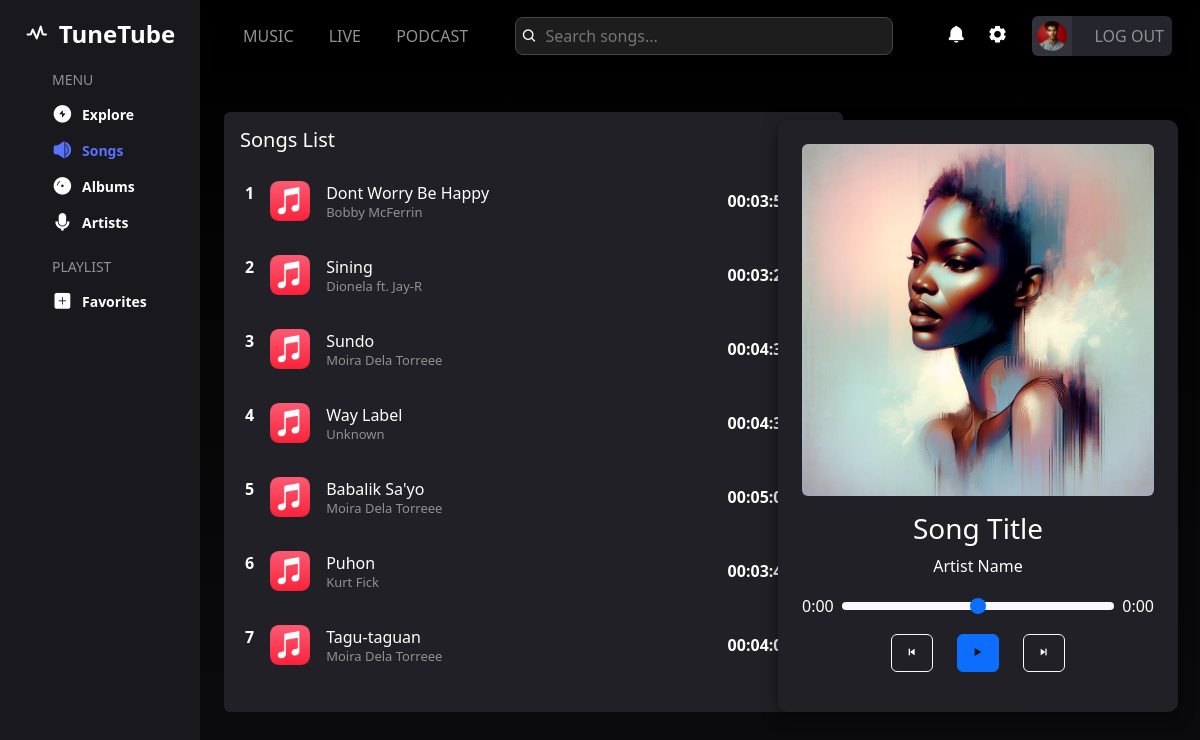
The app's page /songs.php (signed in) with its own data.
### tables this page shows
CREATE TABLE `songs` (
  `SongID` int(100) NOT NULL,
  `Title` varchar(200) NOT NULL,
  `Duration` time DEFAULT NULL,
  `FilePath` varchar(200) NOT NULL,
  `AlbumID` int(100) DEFAULT NULL,
  `ArtistID` int(100) DEFAULT NULL
);

CREATE TABLE `artists` (
  `ArtistID` int(100) NOT NULL,
  `Name` varchar(200) NOT NULL,
  `Genre` varchar(100) DEFAULT NULL
);

### database/fetch-songs.php (the view, shortened to what this page needs)
<?php
$server_name = "localhost";
$db_username = "root";
$db_password = "";
$db_name = "tunetube";
$connection = mysqli_connect($server_name, $db_username, $db_password, $db_name);
$sortColumn = "songs.SongID";
$order = "ASC";
$query = "SELECT songs.*, artists.Name AS ArtistName
          FROM songs
          LEFT JOIN artists ON songs.ArtistID = artists.ArtistID
          ORDER BY $sortColumn $order";
$result = mysqli_query($connection, $query);
if (mysqli_num_rows($result) > 0) {
    $counter = 1;
    while ($row = mysqli_fetch_assoc($result)) {
        echo "<div class='item d-flex justify-content-between align-items-center mb-4 song-row'
              data-title='" . htmlspecialchars($row['Title']) . "'
              data-artist='" . htmlspecialchars($row['ArtistName'] ? $row['ArtistName'] : 'Unknown') . "'
              data-file='" . htmlspecialchars($row['FilePath']) . "'
              data-song-id='" . $row['SongID'] . "'>";
        echo "<div class='info1 d-flex align-items-center gap-3'>";
        echo "<p class='fw-bold'>" . $counter++ . "</p>";
        echo "<img src='admin/img/song-bg.png' class='img-fluid' style='width: 40px; height: 40px;'>";
        echo "<div class='details'>";
        echo "<p class='mb-0 text'>" . htmlspecialchars($row['Title']) . "</p>";
        echo "<h5 class='mb-0'>" . htmlspecialchars($row['ArtistName'] ? $row['ArtistName'] : 'Unknown') . "</h5>";
        echo "</div>";
        echo "</div>";
        echo "<div class='d-flex align-items-center'>";
        echo "<p class='fw-bold mb-0'>" . htmlspecialchars($row['Duration']) . "</p>";
        echo "<button class='btn dropdown-toggle' type='button' id='songDropdown" . $row['SongID'] . "' data-bs-toggle='dropdown' aria-expanded='false' title='Options' onclick='event.stopPropagation()'>";
        echo "</button>";
        echo "</div>";
        echo "</div>";
    }
} else {
    echo "No songs available.";
}
?>

### admin/css/style.css (style rules this page uses)
body { background: linear-gradient(#000000, #18181d); color: #ffffff; }
.song-row { cursor: pointer; transition: background-color 0.3s ease; padding: 5px; border-radius: 5px; }

### admin/css/dashboard.css (style rules this page uses)
body { color: #fff; background-color: #121212; }
.info1 h5 { font-size: 13px; color: #919191; }

### database/fetch-songs.php (style rules this page uses)
.btn.dropdown-toggle::after { display: none; }
.btn.dropdown-toggle { padding-right: 0; }

### records on screen
songs: Title "Dont Worry Be Happy", ArtistID.Name "Bobby McFerrin", Duration "00:03:51"
songs: Title "Sining", ArtistID.Name "Dionela ft. Jay-R", Duration "00:03:20"
songs: Title "Sundo", ArtistID.Name "Moira Dela Torreee", Duration "00:04:35"
songs: Title "Way Label", ArtistName "Unknown", Duration "00:04:34"
songs: Title "Babalik Sa'yo", ArtistID.Name "Moira Dela Torreee", Duration "00:05:07"
songs: Title "Puhon", ArtistID.Name "Kurt Fick", Duration "00:03:47"
songs: Title "Tagu-taguan", ArtistID.Name "Moira Dela Torreee", Duration "00:04:06"
